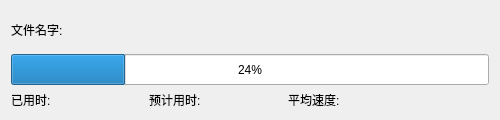
<?xml version="1.0" encoding="UTF-8"?>
<ui version="4.0">
 <class>transfer</class>
 <widget class="QWidget" name="transfer">
  <property name="geometry">
   <rect>
    <x>0</x>
    <y>0</y>
    <width>500</width>
    <height>120</height>
   </rect>
  </property>
  <property name="minimumSize">
   <size>
    <width>500</width>
    <height>120</height>
   </size>
  </property>
  <property name="maximumSize">
   <size>
    <width>999999</width>
    <height>999999</height>
   </size>
  </property>
  <property name="windowTitle">
   <string>Form</string>
  </property>
  <layout class="QGridLayout" name="gridLayout">
   <item row="2" column="0" colspan="7">
    <widget class="QProgressBar" name="progress">
     <property name="minimumSize">
      <size>
       <width>0</width>
       <height>31</height>
      </size>
     </property>
     <property name="value">
      <number>24</number>
     </property>
    </widget>
   </item>
   <item row="3" column="0">
    <widget class="QLabel" name="elapsed_time_2">
     <property name="text">
      <string>已用时:</string>
     </property>
    </widget>
   </item>
   <item row="3" column="1">
    <widget class="QLabel" name="elapsed_time">
     <property name="text">
      <string/>
     </property>
    </widget>
   </item>
   <item row="3" column="2">
    <widget class="QLabel" name="remaining_time_2">
     <property name="text">
      <string>预计用时:</string>
     </property>
    </widget>
   </item>
   <item row="3" column="3">
    <widget class="QLabel" name="remaining_time">
     <property name="text">
      <string/>
     </property>
    </widget>
   </item>
   <item row="3" column="4">
    <widget class="QLabel" name="speed_2">
     <property name="text">
      <string>平均速度:</string>
     </property>
    </widget>
   </item>
   <item row="3" column="5">
    <widget class="QLabel" name="speed">
     <property name="text">
      <string/>
     </property>
    </widget>
   </item>
   <item row="3" column="6">
    <widget class="QLabel" name="speed_3">
     <property name="text">
      <string/>
     </property>
    </widget>
   </item>
   <item row="0" column="0" rowspan="2">
    <widget class="QLabel" name="file_name_2">
     <property name="maximumSize">
      <size>
       <width>16777215</width>
       <height>16777215</height>
      </size>
     </property>
     <property name="text">
      <string>文件名字:</string>
     </property>
    </widget>
   </item>
   <item row="0" column="1" rowspan="2" colspan="6">
    <widget class="QLabel" name="file_name">
     <property name="maximumSize">
      <size>
       <width>16777215</width>
       <height>16777215</height>
      </size>
     </property>
     <property name="text">
      <string/>
     </property>
    </widget>
   </item>
  </layout>
 </widget>
 <resources/>
 <connections/>
</ui>
